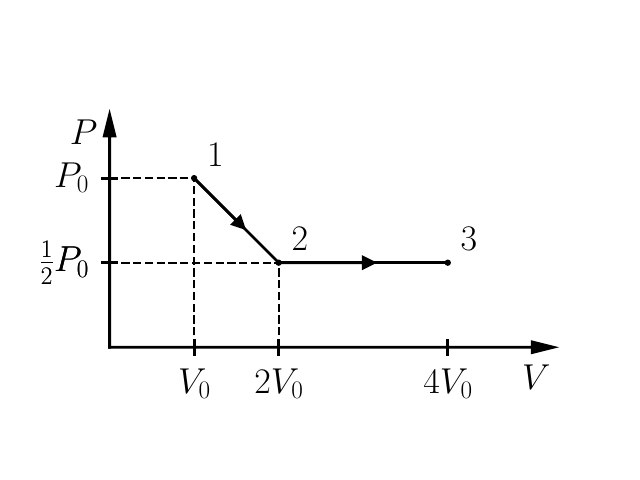

Source code (Python):
from MKT import *

axes = Axes(10, 'P/$P$', 'V/$V$', ltx=True, fontsize=26, yratio=0.5)

v1 = (2, '$V_0$')
v2 = (4, '$2V_0$')
v3 = (8, '$4V_0$')
p2 = (4, '$P_0$')
p1 = (2, r'$\frac{1}{2}P_0$')

state1 = State(axes, v=v1, p=p2, patch='$1$', patch_pos='TR')
state2 = State(axes, v=v2, p=p1, patch='$2$', patch_pos='TR')
state3 = State(axes, v=v3, p=p1, patch='$3$', patch_pos='TR')


axes.process(state1, state2)
axes.process(state2, state3)

axes.marker(state1, ms=7)
axes.marker(state2, ms=7)
axes.marker(state3, ms=7)

axes.line(state1, tp='xp')
axes.line(state1, tp='yp')
axes.line(state2, tp='xp')
axes.line(state2, tp='yp')
axes.line(state1, tp='yp')

#savefig('2.2.3.pdf')

show()
